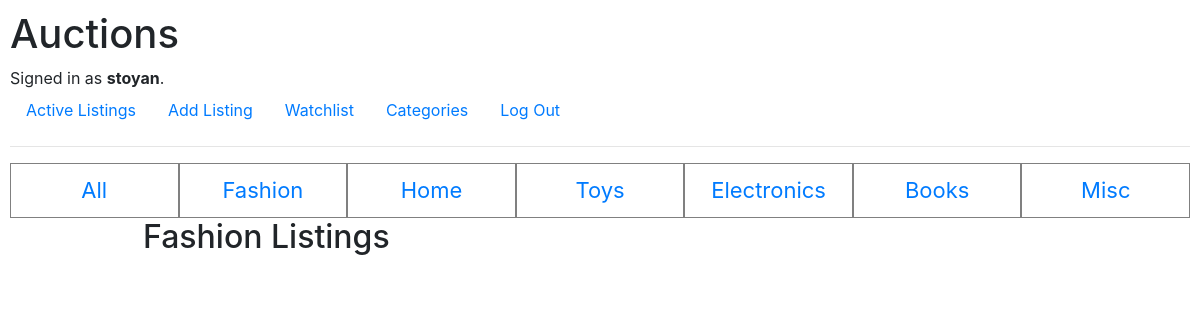
Page /categories/Fashion (signed in) on the earlier database version.
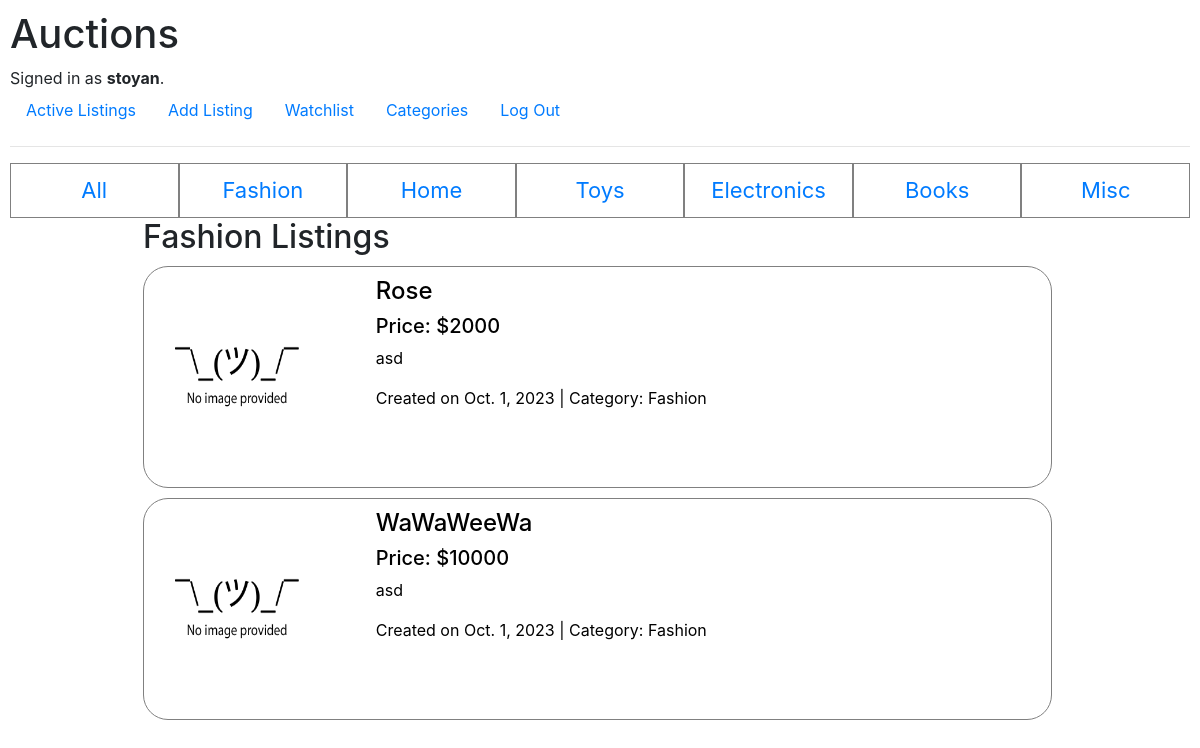
Same page on the later database version.
### auctions/models.py (models this page shows, shortened)
class ListingDetails(models.Model):
    CATEGORY_CHOICES = [
                ('1', 'Fashion'),
                ('2', 'Home'),
                ('3', 'Toys'),
                ('4', 'Electronics'),
                ('5', 'Books'),
                ('6', 'Misc'),
                ]
    descr = models.CharField(max_length=1000)
    starting_bid = models.PositiveIntegerField()
    img = models.URLField(blank=True)
    category = models.CharField(max_length=50, blank=True, choices=CATEGORY_CHOICES)
    listing = models.ForeignKey(Listing, on_delete=models.CASCADE)
    date_added = models.DateField(blank=True)

class Listing(models.Model):
    title = models.CharField(max_length=100)
    added_by = models.ForeignKey(User, on_delete=models.CASCADE, related_name='single_reference')
    watchlist = models.ManyToManyField(User, related_name='multiple_reference', null=True, blank=True)
    active = models.BooleanField(default=True)

class Bids(models.Model):
    listing = models.ForeignKey(Listing, on_delete=models.CASCADE)
    highest_bid = models.PositiveIntegerField()
    bidder = models.CharField(max_length=100)
    num_of_bids = models.PositiveIntegerField()

### auctions/views.py (the view)
# urls.py: path("categories/<str:category>", views.categories, name="categories")
@login_required
def categories(request, category):
    categories = ListingDetails.CATEGORY_CHOICES
    curr_category = 'All'
    for i in categories:
        if i[1] == category.title():
            curr_category = i[1]
            index = i[0]
            listing_details = ListingDetails.objects.filter(category=index)
            all_bids = Bids.objects.filter(listing__listingdetails__category=index)
            break
    if curr_category == 'All':
        listing_details = ListingDetails.objects.select_related('listing').all()
        all_bids = Bids.objects.select_related('listing').all()
    all_listings = zip(listing_details, all_bids)
    return render(request, 'auctions/categories.html', {
        'categories': categories,
        'all_listings': all_listings,
        'curr_category': curr_category
    })

### auctions/templates/auctions/categories.html
{% extends 'auctions/layout.html' %}
{% block body %}
    <div class="bar">
        <div class="item">
            <a href="{% url 'categories' category='all' %}">All</a>
        </div>
        {% for category in categories %}
            <div class="item">
                <a href="{% url 'categories' category=category.1%}">{{category.1}}</a>
            </div>
        {% endfor %}
    </div>
    <div class="container">
        <h2>{{ curr_category }} Listings</h2>
    </div>
{% endblock %}

### auctions/templates/auctions/layout.html (shortened to what this page needs)
{% load static %}
<!DOCTYPE html>
<html lang="en">
    <head>
        <link rel="stylesheet" href="https://stackpath.bootstrapcdn.com/bootstrap/4.4.1/css/bootstrap.min.css">
        <link href="{% static 'auctions/styles.css' %}" rel="stylesheet">
    </head>
    <body>
        <h1>Auctions</h1>
        <div>
            {% if user.is_authenticated %}
                Signed in as <strong>{{ user.username }}</strong>.
            {% else %}
                Not signed in.
            {% endif %}
        </div>
        <ul class="nav">
            <li class="nav-item">
                <a class="nav-link" href="{% url 'index' %}">Active Listings</a>
            </li>
            <li class="nav-item">
                <a class="nav-link" href="{% url 'create' %}">Add Listing</a>
            </li>
            <li class="nav-item">
                <a class="nav-link" href="{% url 'watchlist' %}">Watchlist</a>
            </li>
            <li class="nav-item">
                <a class="nav-link" href="{% url 'categories' category='all' %}">Categories</a>
            </li>
            {% if user.is_authenticated %}
                <li class="nav-item">
                    <a class="nav-link" href="{% url 'logout' %}">Log Out</a>
                </li>
            {% endif %}
        </ul>
        <hr>
        {% block body %}
        {% endblock %}
        {% if all_listings %}
            <div class="container">
                {% for listing, bid in all_listings %}
                    <a href="{% url 'view' listing_id=listing.listing.id title=listing.listing.title %}">
                        <div class="listing">
                            <div class="listing-left">
                            {% if listing.img %}
                                <img src="{{ listing.img }}" alt="listing_photo">
                            {% endif %}
                            </div>
                            <div class="listing-right">
                                <h4>{{ listing.listing.title }}</h4>
                                <h5>Price: ${{ bid.highest_bid }}</h5>
                                <p>{{ listing.descr }}</p>
                                {% if listing.get_category_display != '' %}
                                    <p>Created on {{ listing.date_added }} |  Category: {{ listing.get_category_display }}</p>
                                {% else %}
                                    <p>Created on {{ listing.date_added }}
                                {% endif %}
                            </div>
                        </div>
                    </a>
                {% endfor %}
            </div>
        {% endif %}
    </body>
</html>

Differences in the rows shown:
added ListingDetails: img (placeholder picture), listing "Rose", highest_bid "2000", descr "asd", date_added "Oct. 1, 2023", category "Fashion"
added ListingDetails: img (placeholder picture), listing "WaWaWeeWa", highest_bid "10000", descr "asd", date_added "Oct. 1, 2023", category "Fashion"
